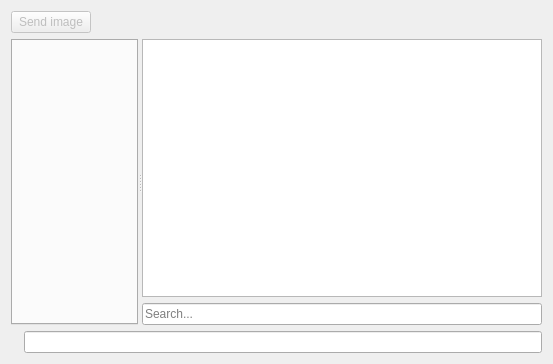
<?xml version="1.0" encoding="UTF-8"?>
<ui version="4.0">
 <class>MainChatWindow</class>
 <widget class="QWidget" name="MainChatWindow">
  <property name="geometry">
   <rect>
    <x>0</x>
    <y>0</y>
    <width>553</width>
    <height>364</height>
   </rect>
  </property>
  <property name="windowTitle">
   <string>Form</string>
  </property>
  <property name="windowIcon">
   <iconset resource="rsrc.qrc">
    <normaloff>:/icons/czateria.png</normaloff>:/icons/czateria.png</iconset>
  </property>
  <layout class="QVBoxLayout" name="verticalLayout">
   <item>
    <widget class="QWidget" name="widget_4" native="true">
     <property name="sizePolicy">
      <sizepolicy hsizetype="Preferred" vsizetype="Fixed">
       <horstretch>0</horstretch>
       <verstretch>0</verstretch>
      </sizepolicy>
     </property>
     <layout class="QHBoxLayout" name="horizontalLayout_3">
      <property name="leftMargin">
       <number>0</number>
      </property>
      <property name="topMargin">
       <number>0</number>
      </property>
      <property name="rightMargin">
       <number>0</number>
      </property>
      <property name="bottomMargin">
       <number>0</number>
      </property>
      <item>
       <widget class="QPushButton" name="sendImageButton">
        <property name="enabled">
         <bool>false</bool>
        </property>
        <property name="text">
         <string>Send image</string>
        </property>
       </widget>
      </item>
      <item>
       <spacer name="horizontalSpacer">
        <property name="orientation">
         <enum>Qt::Horizontal</enum>
        </property>
        <property name="sizeHint" stdset="0">
         <size>
          <width>40</width>
          <height>20</height>
         </size>
        </property>
       </spacer>
      </item>
     </layout>
    </widget>
   </item>
   <item>
    <widget class="QWidget" name="widget" native="true">
     <layout class="QHBoxLayout" name="horizontalLayout">
      <property name="leftMargin">
       <number>0</number>
      </property>
      <property name="topMargin">
       <number>0</number>
      </property>
      <property name="rightMargin">
       <number>0</number>
      </property>
      <property name="bottomMargin">
       <number>0</number>
      </property>
      <item>
       <widget class="QSplitter" name="splitter">
        <property name="orientation">
         <enum>Qt::Horizontal</enum>
        </property>
        <widget class="ChatWindowTabWidget" name="tabWidget"/>
        <widget class="QWidget" name="widget_3" native="true">
         <property name="sizePolicy">
          <sizepolicy hsizetype="Minimum" vsizetype="Minimum">
           <horstretch>0</horstretch>
           <verstretch>0</verstretch>
          </sizepolicy>
         </property>
         <layout class="QVBoxLayout" name="verticalLayout_2">
          <property name="leftMargin">
           <number>0</number>
          </property>
          <property name="topMargin">
           <number>0</number>
          </property>
          <property name="rightMargin">
           <number>0</number>
          </property>
          <property name="bottomMargin">
           <number>0</number>
          </property>
          <item>
           <widget class="CustomListView" name="listView">
            <property name="horizontalScrollBarPolicy">
             <enum>Qt::ScrollBarAlwaysOff</enum>
            </property>
           </widget>
          </item>
          <item>
           <widget class="QLineEdit" name="lineEdit_2">
            <property name="placeholderText">
             <string>Search...</string>
            </property>
            <property name="clearButtonEnabled">
             <bool>true</bool>
            </property>
           </widget>
          </item>
         </layout>
        </widget>
       </widget>
      </item>
     </layout>
    </widget>
   </item>
   <item>
    <widget class="QWidget" name="widget_2" native="true">
     <property name="sizePolicy">
      <sizepolicy hsizetype="Preferred" vsizetype="Fixed">
       <horstretch>0</horstretch>
       <verstretch>0</verstretch>
      </sizepolicy>
     </property>
     <layout class="QHBoxLayout" name="horizontalLayout_2">
      <property name="leftMargin">
       <number>0</number>
      </property>
      <property name="topMargin">
       <number>0</number>
      </property>
      <property name="rightMargin">
       <number>0</number>
      </property>
      <property name="bottomMargin">
       <number>0</number>
      </property>
      <item>
       <widget class="QLabel" name="nicknameLabel">
        <property name="sizePolicy">
         <sizepolicy hsizetype="Preferred" vsizetype="Fixed">
          <horstretch>0</horstretch>
          <verstretch>0</verstretch>
         </sizepolicy>
        </property>
        <property name="text">
         <string/>
        </property>
        <property name="textFormat">
         <enum>Qt::PlainText</enum>
        </property>
       </widget>
      </item>
      <item>
       <widget class="QLineEdit" name="lineEdit"/>
      </item>
     </layout>
    </widget>
   </item>
  </layout>
 </widget>
 <customwidgets>
  <customwidget>
   <class>ChatWindowTabWidget</class>
   <extends>QTabWidget</extends>
   <header>chatwindowtabwidget.h</header>
   <container>1</container>
  </customwidget>
  <customwidget>
   <class>CustomListView</class>
   <extends>QListView</extends>
   <header>customlistview.h</header>
  </customwidget>
 </customwidgets>
 <resources>
  <include location="rsrc.qrc"/>
 </resources>
 <connections/>
</ui>
